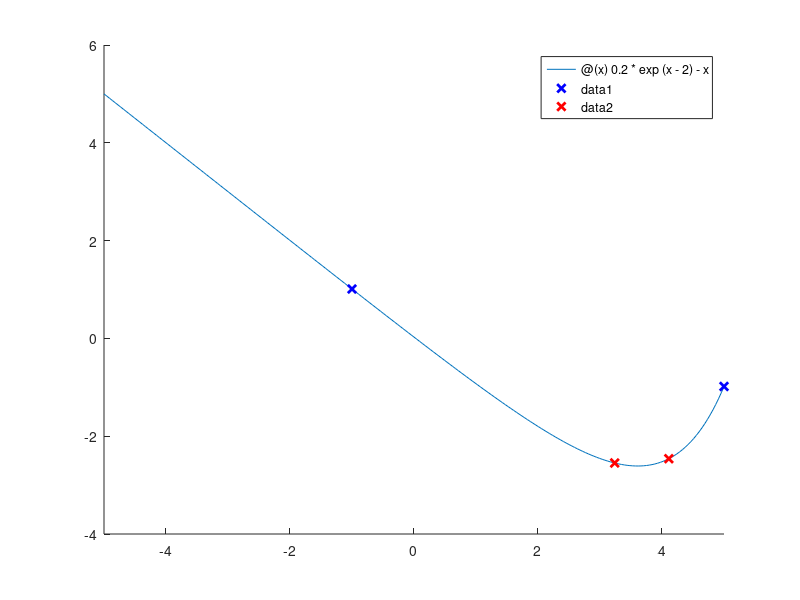

Source code (MATLAB):
clc; clear;

f = @(x) 0.2*exp(x-2)-x;
n = 5;
a = -1;
a_b = a;
b = 5;
b_b = b;
eps = 0.001;
phi = (1+sqrt(5))/2;

s = (1-sqrt(5))/(1+sqrt(5));
rho = 1/(phi*(1-s^(n+1))/(1+s^n));
d = rho*b+(1-rho)*a;
yd = f(d);

for i = 1:n-1
    c = rho*a+(1-rho)*b;
    yc = f(c);

    if yc < yd
        b = d; d = c; yd = yc;
    else
        a = b; b = c;
    end
end

if a < b
    return;
else
    temp = a; a = b; b = temp;
end

hold on;
fplot(f, [-5, 5])
plot([a_b, b_b], [f(a_b), f(b_b)], 'bx', 'LineWidth', 2)
plot([a, b], [f(a), f(b)], 'rx', 'LineWidth', 2)